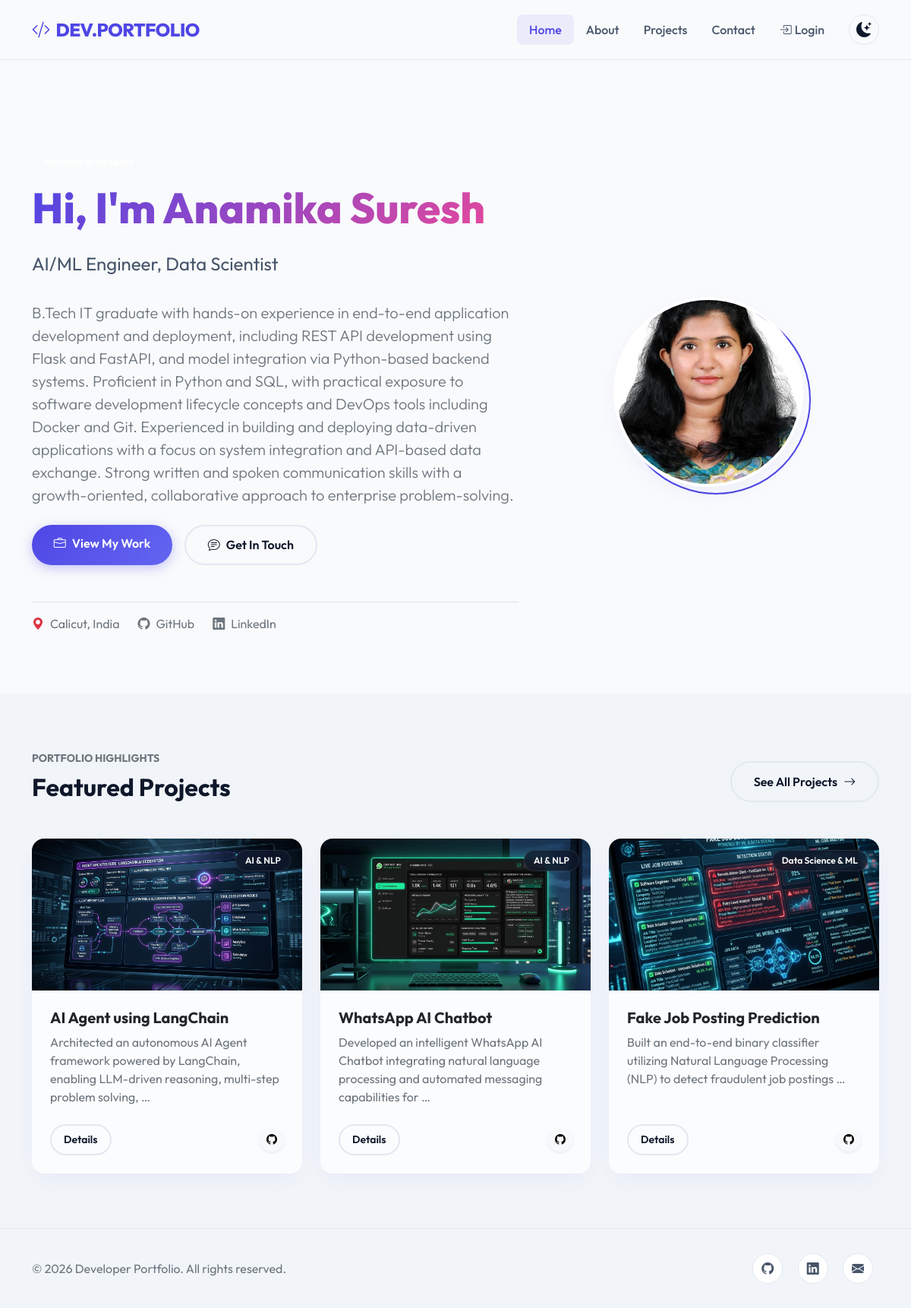
The page / on the database its author committed.
### portfolio_app/models.py (models this page shows, shortened)
class Profile(models.Model):
    name = models.CharField(max_length=100)
    title = models.CharField(max_length=150)
    bio = models.TextField()
    profile_image = models.ImageField(upload_to='profile_images/', blank=True, null=True)
    location = models.CharField(max_length=100, blank=True)
    github_url = models.URLField(blank=True)
    linkedin_url = models.URLField(blank=True)

class Project(models.Model):
    CATEGORY_CHOICES = [
        ('Web Dev', 'Web Development'),
        ('Data Science', 'Data Science & ML'),
        ('AI/NLP', 'AI & NLP'),
        ('Deep Learning', 'Deep Learning & CV'),
        ('Game Dev', 'Game Development'),
        ('Forecasting', 'Time Series Forecasting'),
    ]
    title = models.CharField(max_length=200)
    description = models.TextField()
    image = models.ImageField(upload_to='project_images/', blank=True, null=True)
    github_link = models.URLField(blank=True)
    live_demo_link = models.URLField(blank=True)
    category = models.CharField(max_length=50, choices=CATEGORY_CHOICES, default='Web Dev')
    created_at = models.DateTimeField(auto_now_add=True)

### portfolio_app/views.py (the view, shortened to what this page needs)
# urls.py: path('', views.home_view, name='home'),
def home_view(request):
    profile = Profile.objects.first()
    projects = Project.objects.order_by('-created_at')[:3]
    return render(request, 'portfolio_app/home.html', {'profile': profile, 'projects': projects})

### portfolio_app/context_processors.py (called while the page is built, shortened)
def profile_context(request):
    profile = Profile.objects.first()
    return {
        'global_profile': profile
    }

### portfolio_app/templates/portfolio_app/home.html (shortened to what this page needs)
{% extends 'portfolio_app/base.html' %}
{% load static %}
{% block content %}
<section class="hero-section">
    <div class="container">
        <div class="row align-items-center flex-column-reverse flex-lg-row">
            <div class="col-lg-7 text-center text-lg-start mt-4 mt-lg-0 animate-fade-in">
                <span class="badge bg-primary-custom px-3 py-2 mb-3">Welcome to my space</span>
                <h1 class="hero-title">Hi, I'm {{ profile.name }}</h1>
                <p class="hero-subtitle">{{ profile.title }}</p>
                <p class="lead text-secondary mb-4">
                    {{ profile.bio }}
                </p>
                <div class="d-flex flex-column flex-sm-row justify-content-center justify-content-lg-start gap-3">
                    <a href="{% url 'projects' %}" class="btn btn-primary-custom">
                        <i class="bi bi-briefcase me-2"></i>View My Work
                    </a>
                    <a href="{% url 'contact' %}" class="btn btn-outline-custom">
                        <i class="bi bi-chat-text me-2"></i>Get In Touch
                    </a>
                </div>
                {% if profile.location or profile.github_url or profile.linkedin_url %}
                    <div class="mt-5 pt-3 border-top border-color text-secondary d-flex flex-wrap justify-content-center justify-content-lg-start gap-4">
                        {% if profile.location %}
                            <span><i class="bi bi-geo-alt-fill me-2 text-danger"></i>{{ profile.location }}</span>
                        {% endif %}
                        {% if profile.github_url %}
                            <a href="{{ profile.github_url }}" target="_blank" class="text-decoration-none text-secondary hover-accent">
                                <i class="bi bi-github me-2"></i>GitHub
                            </a>
                        {% endif %}
                        {% if profile.linkedin_url %}
                            <a href="{{ profile.linkedin_url }}" target="_blank" class="text-decoration-none text-secondary hover-accent">
                                <i class="bi bi-linkedin me-2"></i>LinkedIn
                            </a>
                        {% endif %}
                    </div>
                {% endif %}
            </div>
            <div class="col-lg-5 text-center animate-fade-in">
                <div class="profile-img-container">
                    {% if profile.profile_image %}
                        <img src="{{ request.scheme }}://{{ request.get_host }}{{ profile.profile_image.url }}?v=1.1" alt="{{ profile.name }}" class="profile-img img-fluid">
                    {% endif %}
                </div>
            </div>
        </div>
    </div>
</section>
<section class="py-5 bg-secondary-section" style="background-color: var(--bg-secondary); transition: background-color var(--transition-speed) ease;">
    <div class="container py-4">
        <div class="row mb-5 align-items-end">
            <div class="col-md-8 text-center text-md-start">
                <span class="text-uppercase text-secondary fw-bold small tracking-wider">Portfolio highlights</span>
                <h2 class="fw-bold mt-2 mb-0">Featured Projects</h2>
            </div>
            <div class="col-md-4 text-center text-md-end mt-3 mt-md-0">
                <a href="{% url 'projects' %}" class="btn btn-outline-custom">
                    See All Projects<i class="bi bi-arrow-right ms-2"></i>
                </a>
            </div>
        </div>
        <div class="row g-4">
            {% if projects %}
                {% for project in projects %}
                    <div class="col-md-6 col-lg-4 animate-fade-in">
                        <div class="card glass-panel project-card border-0">
                            <div class="project-card-img-wrapper">
                                {% if project.image %}
                                    <img src="{{ request.scheme }}://{{ request.get_host }}{{ project.image.url }}?v=1.1" class="project-card-img" alt="{{ project.title }}">
                                {% else %}
                                    <div class="project-card-img bg-dark d-flex align-items-center justify-content-center">
                                        <i class="bi bi-laptop text-muted" style="font-size: 4rem;"></i>
                                    </div>
                                {% endif %}
                                <span class="project-category-badge">{{ project.get_category_display }}</span>
                            </div>
                            <div class="card-body p-4 d-flex flex-column">
                                <h5 class="card-title fw-bold">{{ project.title }}</h5>
                                <p class="card-text text-secondary mb-4">{{ project.description|truncatewords:15 }}</p>
                                <div class="mt-auto d-flex justify-content-between align-items-center">
                                    <a href="{% url 'project_detail' project.pk %}" class="btn btn-sm btn-outline-custom py-2 px-3">
                                        Details
                                    </a>
                                    <div class="d-flex gap-2">
                                        {% if project.github_link %}
                                            <a href="{{ project.github_link }}" target="_blank" class="btn btn-sm btn-light rounded-circle shadow-sm" aria-label="GitHub Link">
                                                <i class="bi bi-github"></i>
                                            </a>
                                        {% endif %}
                                    </div>
                                </div>
                            </div>
                        </div>
                    </div>
                {% endfor %}
            {% endif %}
        </div>
    </div>
</section>
{% endblock %}

### static/css/style.css (style rules this page uses)
:root { --bg-primary: #f8fafc; --bg-secondary: #f1f5f9; --bg-surface: #ffffff; --text-primary: #0f172a; --text-secondary: #475569; --accent: #4f46e5; --accent-rgb: 79, 70, 229; --accent-hover: #3730a3; --border-color: #e2e8f0; --glass-bg: rgba(255, 255, 255, 0.7); --glass-border: rgba(255, 255, 255, 0.4); --shadow: 0 10px 30px -10px rgba(79, 70, 229, 0.1); --shadow-lg: 0 20px 40px -15px rgba(79, 70, 229, 0.15); --navbar-bg: rgba(248, 250, 252, 0.8); --transition-speed: 0.3s; }
* { margin: 0; padding: 0; box-sizing: border-box; }
body { font-family: 'Outfit', sans-serif; background-color: var(--bg-primary); color: var(--text-primary); transition: background-color var(--transition-speed) ease, color var(--transition-speed) ease; overflow-x: hidden; min-height: 100vh; display: flex; flex-direction: column; }
.glass-panel { background: var(--glass-bg); backdrop-filter: blur(12px); -webkit-backdrop-filter: blur(12px); border: 1px solid var(--glass-border); border-radius: 16px; box-shadow: var(--shadow); transition: transform var(--transition-speed) ease, box-shadow var(--transition-speed) ease; }
.hero-section { padding: 120px 0 80px 0; position: relative; }
.hero-title { font-size: 3.5rem; font-weight: 800; line-height: 1.1; background: linear-gradient(135deg, var(--accent) 0%, #ec4899 100%); -webkit-background-clip: text; -webkit-text-fill-color: transparent; margin-bottom: 1.5rem; }
.hero-subtitle { font-size: 1.5rem; color: var(--text-secondary); margin-bottom: 2rem; font-weight: 400; }
.btn-primary-custom { background: linear-gradient(135deg, var(--accent) 0%, #6366f1 100%); color: white !important; border: none; padding: 0.8rem 1.8rem; font-weight: 600; border-radius: 30px; box-shadow: 0 4px 15px rgba(var(--accent-rgb), 0.3); transition: all 0.3s ease; }
.btn-outline-custom { background: transparent; color: var(--text-primary) !important; border: 2px solid var(--border-color); padding: 0.8rem 1.8rem; font-weight: 600; border-radius: 30px; transition: all 0.3s ease; }
.project-card { overflow: hidden; height: 100%; }
.project-card-img-wrapper { position: relative; overflow: hidden; padding-top: 56.25%; }
.project-card-img { position: absolute; top: 0; left: 0; width: 100%; height: 100%; object-fit: cover; transition: transform 0.5s ease; }
.project-category-badge { position: absolute; top: 15px; right: 15px; background: rgba(15, 23, 42, 0.75); color: #fff; backdrop-filter: blur(4px); padding: 0.25rem 0.75rem; border-radius: 20px; font-size: 0.75rem; font-weight: 600; border: 1px solid rgba(255, 255, 255, 0.1); }
.profile-img-container { position: relative; display: inline-block; }
.profile-img-container::before { content: ''; position: absolute; top: 10px; left: 10px; width: 100%; height: 100%; border-radius: 50%; border: 2px solid var(--accent); z-index: -1; transition: all 0.3s ease; }
.profile-img { width: 250px; height: 250px; border-radius: 50%; object-fit: cover; border: 4px solid var(--bg-surface); box-shadow: var(--shadow); }
.animate-fade-in { animation: fadeIn 0.8s ease forwards; }

### rows shown on the page
Profile: name "Anamika Suresh", title "AI/ML Engineer, Data Scientist", bio "B.Tech IT graduate with hands-on experience in end-to-end application development and deployment, including REST API development using Flask and FastAPI, and model integration via Python-based backend systems. Proficient in Python and SQL, with practical exposure to software development lifecycle concepts and DevOps tools including Docker and Git. Experienced in building and deploying data-driven applications with a focus on system integration and API-based data exchange. Strong written and spoken communication skills with a growth-oriented, collaborative approach to enterprise problem-solving.", location "Calicut, India", profile_image (picture)
Project: image (picture), category "AI & NLP", title "AI Agent using LangChain", description "Architected an autonomous AI Agent framework powered by LangChain, enabling LLM-driven reasoning, multi-step problem solving, …"
Project: image (picture), category "AI & NLP", title "WhatsApp AI Chatbot", description "Developed an intelligent WhatsApp AI Chatbot integrating natural language processing and automated messaging capabilities for …"
Project: image (picture), category "Data Science & ML", title "Fake Job Posting Prediction", description "Built an end-to-end binary classifier utilizing Natural Language Processing (NLP) to detect fraudulent job postings …"
